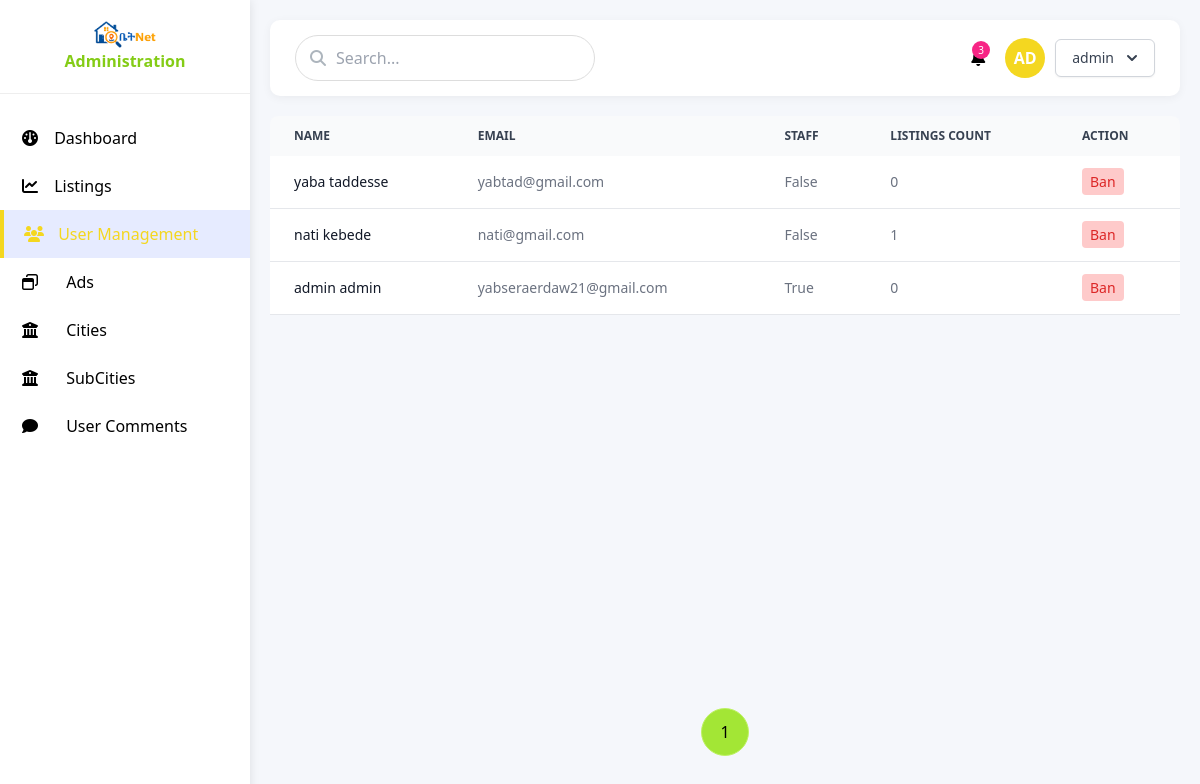
/admin-panel/users (signed in), run on an earlier commit of the app's database.
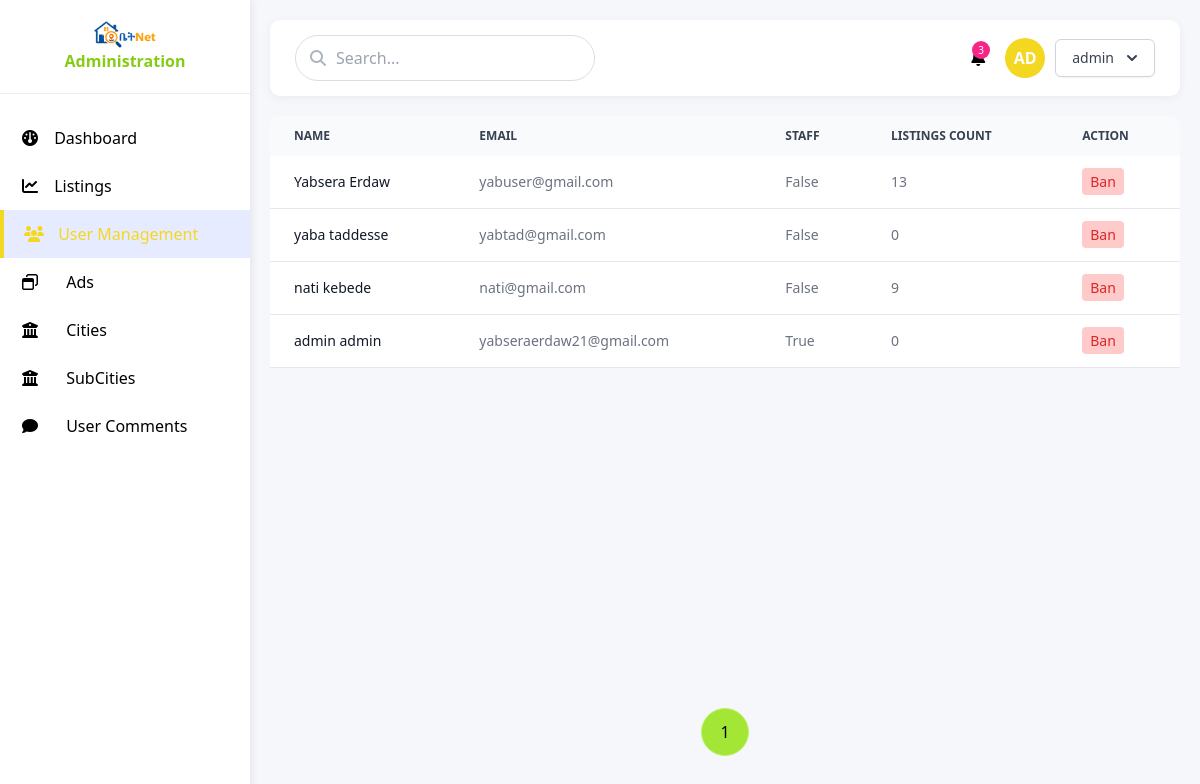
And on a later commit of the database.
### users/models.py (models this page shows, shortened)
class CustomUser(AbstractBaseUser):
    first_name = models.CharField(max_length=100, blank=True, null=True)
    last_name = models.CharField(max_length=100, blank=True, null=True)
    email = models.EmailField(unique=True)
    is_active = models.BooleanField(default=True)
    is_admin = models.BooleanField(default=False)
    is_staff = models.BooleanField(default=False)
    created_at = models.DateTimeField(auto_now_add=True)
    updated_at = models.DateTimeField(auto_now=True)
    objects = CustomUserManager()
    USERNAME_FIELD = 'email'

### admindashboard/views.py (the view)
# urls.py: path('users',  views.get_users,  name='admin-users' ),
@staff_member_required
def get_users(request):
    users = CustomUser.objects.all().order_by('-created_at')
    paginator = Paginator(users, 10)  # Show 10  per page
    page_number = request.GET.get('page')
    page_obj = paginator.get_page(page_number)
    context = {
        'users':page_obj,
        'page_obj': page_obj ,
    }
    return render(request,'admin/pages/users.html', context)

### templates/admin/pages/users.html (shortened to what this page needs)
{% extends "../layout.html" %}
{% block content %}
<div class=" z-50 relative overflow-x-auto min-h-[40rem]  sm:rounded-lg flex flex-col justify-between ">
    <table class="w-full text-sm text-left rtl:text-right text-gray-500 dark:text-gray-400 rounded-xl ">
        <thead class="text-xs text-gray-700 uppercase bg-gray-50 dark:bg-gray-700 dark:text-gray-400">
            <tr>
                <th scope="col" class="px-6 py-3">
                    Name
                </th>
                <th scope="col" class="px-6 py-3">
                    Email
                </th>
                <th scope="col" class="px-6 py-3">
                    Staff
                </th>
                <th scope="col" class="px-6 py-3">
                    Listings count
                </th>
                <th scope="col" class="px-6 py-3">
                    Action
                </th>
            </tr>
        </thead>
        <tbody>
            {% for user in users %}
            <tr class="bg-white border-b dark:bg-gray-800 dark:border-gray-300">
                <th scope="row" class="px-6 py-4 font-medium text-gray-900 whitespace-nowrap dark:text-white">
                    {{user.first_name}} {{user.last_name }}
                </th>
                <td class="px-6 py-4">
                    {{user.email }}
                </td>
                <td class="px-6 py-4">
                    {{user.is_staff }}
                </td>
                <td class="px-6 py-4">
                    {{user.listings.count}}
                </td>
                <td class="px-6 py-4">
                {% if user.is_active %}
                    <a href="{% url 'admin-action' id=user.id %}" class="font-medium bg-red-200 p-1 focus:ring-2 focus:ring-red-400 px-2 rounded  text-red-600 dark:text-red-600 ">Ban</a>
                {% else %}
                    <a href="{% url 'admin-action' id=user.id %}" class="font-medium p-1 focus:ring-2 bg-green-200 focus:ring-green-400 px-2 rounded text-green-600 dark:text-green-500">Unban</a>
                {% endif %}
                </td>
            </tr>
            {% endfor %}
        </tbody>
    </table>
 {%if users|length > 1 %}
 <div class=" ">
  <div class="">
   <nav aria-label="Page navigation">
     <ul class="pagination justify-center flex gap-5">
        {% for i in page_obj.paginator.page_range %}
       {% if i >= page_obj.number|add:'-5' and i <= page_obj.number|add:'5' %}
       <a class="page-link" href="?page={{ i }}{% if request.GET.search %}&search={{ request.GET.search }}{% endif %}"><li class=" p-2 rounded-full w-12 h-12 flex items-center justify-center  {% if i == page_obj.number %} border border-lime-300 bg-lime-400 {%else%} border border-gray-500 {% endif %}">{{i}}</li></a>
       {% endif %}
       {% endfor %}
     </ul>
   </nav>
  </div>
 </div>
 {% endif %}
</div>
{% endblock content %}

### templates/admin/layout.html (shortened to what the changed rows need)
{% load static tailwind_tags %}
<!DOCTYPE html>
<html lang="en">
    <head>
        <link rel="stylesheet" href="https://cdnjs.cloudflare.com/ajax/libs/font-awesome/6.4.0/css/all.min.css">
        <link href="{% static 'fontawesomefree/css/fontawesome.css' %}" rel="stylesheet" type="text/css">
        <link href="{% static 'fontawesomefree/css/brands.css' %}" rel="stylesheet" type="text/css">
        <link href="{% static 'fontawesomefree/css/solid.css' %}" rel="stylesheet" type="text/css">
        {% tailwind_css %}
        <link href="https://cdn.jsdelivr.net/npm/tailwindcss@2.2.16/dist/tailwind.min.css" rel="stylesheet">
    </head>
<body>
    <div class="dashboard">
                <div class="menu-item {% url 'admin-dashboard' as dashboard_url %}{% if request.path == dashboard_url %}active{% endif %}">
                </div>
                <div class="menu-item {% url 'admin-listings' as listings_url %}{% if request.path == listings_url %}active{% endif %}">
                </div>
                <div class="menu-item {% url 'admin-users' as users_url %}{% if request.path == users_url %}active{% endif %}">
                </div>
                <div class="menu-item {% url 'admin-ads' as ads_url %}{% if request.path == ads_url %}active{% endif %}">
                </div>
                <div class="menu-item {% url 'admin-cities' as cities_url %}{% if request.path == cities_url %}active{% endif %}">
                </div>
                <div class="menu-item {% url 'admin-subcities' as subcities_url %}{% if request.path == subcities_url %}active{% endif %}">
                </div>
                <div class="menu-item {% url 'admin-comments' as comments_url %}{% if request.path == comments_url %}active{% endif %}">
                </div>
        <div class="main-content">
            <div class="header">
                <div class="user-actions">
                    <div class="user-profile">
                        <div class=" ">
                            <div class="relative inline-block text-left">
                                <div>
                                  <button id="menu-button-mob" type="button" class="inline-flex justify-center w-full rounded-md border border-gray-300 shadow-sm px-4 py-2 bg-white text-sm font-medium text-gray-700 hover:bg-gray-50 focus:outline-none focus:ring-2 focus:ring-offset-2 focus:ring-offset-gray-100 focus:ring-lime-500"  aria-expanded="false" aria-haspopup="true">
                                    {{user.first_name}}
                                    <svg class="-mr-1 ml-2 h-5 w-5" xmlns="http://www.w3.org/2000/svg" viewBox="0 0 20 20" fill="currentColor" aria-hidden="true">
                                      <path fill-rule="evenodd" d="M5.293 7.293a1 1 0 011.414 0L10 10.586l3.293-3.293a1 1 0 111.414 1.414l-4 4a1 1 0 01-1.414 0l-4-4a1 1 0 010-1.414z" clip-rule="evenodd" />
                                    </svg>
                                  </button>
                                </div>
                            </div>
                        </div>
                    </div>
                </div>
            </div>
            {% block content %}
            {% endblock %}
        </div>
    </div>

What changed in the data, as far as the page shows it:
added CustomUser: first_name "Yabsera", last_name "Erdaw", email "yabuser@gmail.com", is_staff "False", listings.count "13", is_active "Ban"
changed CustomUser "nati": listings.count "1" → "9"
